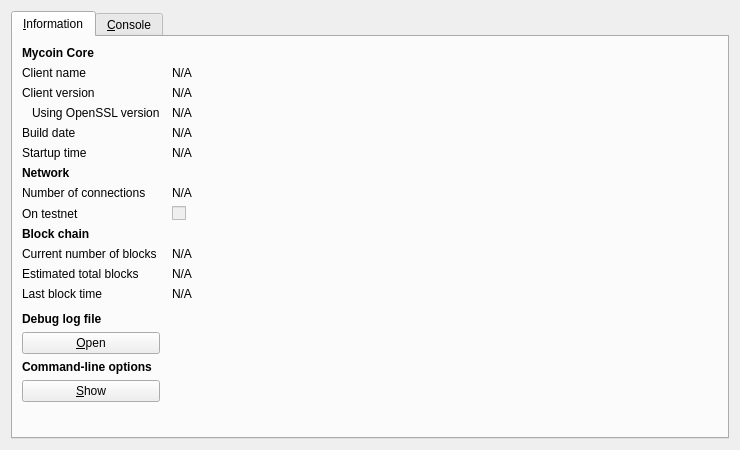
<?xml version="1.0" encoding="UTF-8"?>
<ui version="4.0">
 <class>RPCConsole</class>
 <widget class="QDialog" name="RPCConsole">
  <property name="geometry">
   <rect>
    <x>0</x>
    <y>0</y>
    <width>740</width>
    <height>450</height>
   </rect>
  </property>
  <property name="windowTitle">
   <string>Mycoin - Debug window</string>
  </property>
  <layout class="QVBoxLayout" name="verticalLayout_2">
   <item>
    <widget class="QTabWidget" name="tabWidget">
     <property name="currentIndex">
      <number>0</number>
     </property>
     <widget class="QWidget" name="tab_info">
      <attribute name="title">
       <string>&amp;Information</string>
      </attribute>
      <layout class="QGridLayout" name="gridLayout" columnstretch="0,1">
       <property name="horizontalSpacing">
        <number>12</number>
       </property>
       <item row="0" column="0">
        <widget class="QLabel" name="label_9">
         <property name="font">
          <font>
           <weight>75</weight>
           <bold>true</bold>
          </font>
         </property>
         <property name="text">
          <string>Mycoin Core</string>
         </property>
        </widget>
       </item>
       <item row="1" column="0">
        <widget class="QLabel" name="label_5">
         <property name="text">
          <string>Client name</string>
         </property>
        </widget>
       </item>
       <item row="1" column="1">
        <widget class="QLabel" name="clientName">
         <property name="cursor">
          <cursorShape>IBeamCursor</cursorShape>
         </property>
         <property name="text">
          <string>N/A</string>
         </property>
         <property name="textFormat">
          <enum>Qt::PlainText</enum>
         </property>
         <property name="textInteractionFlags">
          <set>Qt::LinksAccessibleByMouse|Qt::TextSelectableByKeyboard|Qt::TextSelectableByMouse</set>
         </property>
        </widget>
       </item>
       <item row="2" column="0">
        <widget class="QLabel" name="label_6">
         <property name="text">
          <string>Client version</string>
         </property>
        </widget>
       </item>
       <item row="2" column="1">
        <widget class="QLabel" name="clientVersion">
         <property name="cursor">
          <cursorShape>IBeamCursor</cursorShape>
         </property>
         <property name="text">
          <string>N/A</string>
         </property>
         <property name="textFormat">
          <enum>Qt::PlainText</enum>
         </property>
         <property name="textInteractionFlags">
          <set>Qt::LinksAccessibleByMouse|Qt::TextSelectableByKeyboard|Qt::TextSelectableByMouse</set>
         </property>
        </widget>
       </item>
       <item row="3" column="0">
        <widget class="QLabel" name="label_14">
         <property name="text">
          <string>Using OpenSSL version</string>
         </property>
         <property name="indent">
          <number>10</number>
         </property>
        </widget>
       </item>
       <item row="3" column="1">
        <widget class="QLabel" name="openSSLVersion">
         <property name="cursor">
          <cursorShape>IBeamCursor</cursorShape>
         </property>
         <property name="text">
          <string>N/A</string>
         </property>
         <property name="textFormat">
          <enum>Qt::PlainText</enum>
         </property>
         <property name="textInteractionFlags">
          <set>Qt::LinksAccessibleByMouse|Qt::TextSelectableByKeyboard|Qt::TextSelectableByMouse</set>
         </property>
        </widget>
       </item>
       <item row="4" column="0">
        <widget class="QLabel" name="label_12">
         <property name="text">
          <string>Build date</string>
         </property>
        </widget>
       </item>
       <item row="4" column="1">
        <widget class="QLabel" name="buildDate">
         <property name="cursor">
          <cursorShape>IBeamCursor</cursorShape>
         </property>
         <property name="text">
          <string>N/A</string>
         </property>
         <property name="textFormat">
          <enum>Qt::PlainText</enum>
         </property>
         <property name="textInteractionFlags">
          <set>Qt::LinksAccessibleByMouse|Qt::TextSelectableByKeyboard|Qt::TextSelectableByMouse</set>
         </property>
        </widget>
       </item>
       <item row="5" column="0">
        <widget class="QLabel" name="label_13">
         <property name="text">
          <string>Startup time</string>
         </property>
        </widget>
       </item>
       <item row="5" column="1">
        <widget class="QLabel" name="startupTime">
         <property name="cursor">
          <cursorShape>IBeamCursor</cursorShape>
         </property>
         <property name="text">
          <string>N/A</string>
         </property>
         <property name="textFormat">
          <enum>Qt::PlainText</enum>
         </property>
         <property name="textInteractionFlags">
          <set>Qt::LinksAccessibleByMouse|Qt::TextSelectableByKeyboard|Qt::TextSelectableByMouse</set>
         </property>
        </widget>
       </item>
       <item row="6" column="0">
        <widget class="QLabel" name="label_11">
         <property name="font">
          <font>
           <weight>75</weight>
           <bold>true</bold>
          </font>
         </property>
         <property name="text">
          <string>Network</string>
         </property>
        </widget>
       </item>
       <item row="7" column="0">
        <widget class="QLabel" name="label_7">
         <property name="text">
          <string>Number of connections</string>
         </property>
        </widget>
       </item>
       <item row="7" column="1">
        <widget class="QLabel" name="numberOfConnections">
         <property name="cursor">
          <cursorShape>IBeamCursor</cursorShape>
         </property>
         <property name="text">
          <string>N/A</string>
         </property>
         <property name="textFormat">
          <enum>Qt::PlainText</enum>
         </property>
         <property name="textInteractionFlags">
          <set>Qt::LinksAccessibleByMouse|Qt::TextSelectableByKeyboard|Qt::TextSelectableByMouse</set>
         </property>
        </widget>
       </item>
       <item row="8" column="0">
        <widget class="QLabel" name="label_8">
         <property name="text">
          <string>On testnet</string>
         </property>
        </widget>
       </item>
       <item row="8" column="1">
        <widget class="QCheckBox" name="isTestNet">
         <property name="enabled">
          <bool>false</bool>
         </property>
         <property name="text">
          <string/>
         </property>
        </widget>
       </item>
       <item row="9" column="0">
        <widget class="QLabel" name="label_10">
         <property name="font">
          <font>
           <weight>75</weight>
           <bold>true</bold>
          </font>
         </property>
         <property name="text">
          <string>Block chain</string>
         </property>
        </widget>
       </item>
       <item row="10" column="0">
        <widget class="QLabel" name="label_3">
         <property name="text">
          <string>Current number of blocks</string>
         </property>
        </widget>
       </item>
       <item row="10" column="1">
        <widget class="QLabel" name="numberOfBlocks">
         <property name="cursor">
          <cursorShape>IBeamCursor</cursorShape>
         </property>
         <property name="text">
          <string>N/A</string>
         </property>
         <property name="textFormat">
          <enum>Qt::PlainText</enum>
         </property>
         <property name="textInteractionFlags">
          <set>Qt::LinksAccessibleByMouse|Qt::TextSelectableByKeyboard|Qt::TextSelectableByMouse</set>
         </property>
        </widget>
       </item>
       <item row="11" column="0">
        <widget class="QLabel" name="label_4">
         <property name="text">
          <string>Estimated total blocks</string>
         </property>
        </widget>
       </item>
       <item row="11" column="1">
        <widget class="QLabel" name="totalBlocks">
         <property name="cursor">
          <cursorShape>IBeamCursor</cursorShape>
         </property>
         <property name="text">
          <string>N/A</string>
         </property>
         <property name="textFormat">
          <enum>Qt::PlainText</enum>
         </property>
         <property name="textInteractionFlags">
          <set>Qt::LinksAccessibleByMouse|Qt::TextSelectableByKeyboard|Qt::TextSelectableByMouse</set>
         </property>
        </widget>
       </item>
       <item row="12" column="0">
        <widget class="QLabel" name="label_2">
         <property name="text">
          <string>Last block time</string>
         </property>
        </widget>
       </item>
       <item row="12" column="1">
        <widget class="QLabel" name="lastBlockTime">
         <property name="cursor">
          <cursorShape>IBeamCursor</cursorShape>
         </property>
         <property name="text">
          <string>N/A</string>
         </property>
         <property name="textFormat">
          <enum>Qt::PlainText</enum>
         </property>
         <property name="textInteractionFlags">
          <set>Qt::LinksAccessibleByMouse|Qt::TextSelectableByKeyboard|Qt::TextSelectableByMouse</set>
         </property>
        </widget>
       </item>
       <item row="13" column="0">
        <spacer name="verticalSpacer_2">
         <property name="orientation">
          <enum>Qt::Vertical</enum>
         </property>
         <property name="sizeHint" stdset="0">
          <size>
           <width>20</width>
           <height>20</height>
          </size>
         </property>
        </spacer>
       </item>
       <item row="14" column="0">
        <widget class="QLabel" name="labelDebugLogfile">
         <property name="font">
          <font>
           <weight>75</weight>
           <bold>true</bold>
          </font>
         </property>
         <property name="text">
          <string>Debug log file</string>
         </property>
        </widget>
       </item>
       <item row="15" column="0">
        <widget class="QPushButton" name="openDebugLogfileButton">
         <property name="toolTip">
          <string>Open the Mycoin debug log file from the current data directory. This can take a few seconds for large log files.</string>
         </property>
         <property name="text">
          <string>&amp;Open</string>
         </property>
         <property name="autoDefault">
          <bool>false</bool>
         </property>
        </widget>
       </item>
       <item row="16" column="0">
        <widget class="QLabel" name="labelCLOptions">
         <property name="font">
          <font>
           <weight>75</weight>
           <bold>true</bold>
          </font>
         </property>
         <property name="text">
          <string>Command-line options</string>
         </property>
        </widget>
       </item>
       <item row="17" column="0">
        <widget class="QPushButton" name="showCLOptionsButton">
         <property name="toolTip">
          <string>Show the Mycoin-Qt help message to get a list with possible Mycoin command-line options.</string>
         </property>
         <property name="text">
          <string>&amp;Show</string>
         </property>
         <property name="autoDefault">
          <bool>false</bool>
         </property>
        </widget>
       </item>
       <item row="18" column="0">
        <spacer name="verticalSpacer">
         <property name="orientation">
          <enum>Qt::Vertical</enum>
         </property>
         <property name="sizeHint" stdset="0">
          <size>
           <width>20</width>
           <height>40</height>
          </size>
         </property>
        </spacer>
       </item>
      </layout>
     </widget>
     <widget class="QWidget" name="tab_console">
      <attribute name="title">
       <string>&amp;Console</string>
      </attribute>
      <layout class="QVBoxLayout" name="verticalLayout_3">
       <property name="spacing">
        <number>3</number>
       </property>
       <item>
        <widget class="QTextEdit" name="messagesWidget">
         <property name="minimumSize">
          <size>
           <width>0</width>
           <height>100</height>
          </size>
         </property>
         <property name="readOnly">
          <bool>true</bool>
         </property>
         <property name="tabKeyNavigation" stdset="0">
          <bool>false</bool>
         </property>
         <property name="columnCount" stdset="0">
          <number>2</number>
         </property>
        </widget>
       </item>
       <item>
        <layout class="QHBoxLayout" name="horizontalLayout">
         <property name="spacing">
          <number>3</number>
         </property>
         <item>
          <widget class="QLabel" name="label">
           <property name="text">
            <string notr="true">&gt;</string>
           </property>
          </widget>
         </item>
         <item>
          <widget class="QLineEdit" name="lineEdit"/>
         </item>
         <item>
          <widget class="QPushButton" name="clearButton">
           <property name="maximumSize">
            <size>
             <width>24</width>
             <height>24</height>
            </size>
           </property>
           <property name="toolTip">
            <string>Clear console</string>
           </property>
           <property name="text">
            <string/>
           </property>
           <property name="icon">
            <iconset resource="../bitcoin.qrc">
             <normaloff>:/icons/remove</normaloff>:/icons/remove</iconset>
           </property>
           <property name="shortcut">
            <string notr="true">Ctrl+L</string>
           </property>
           <property name="autoDefault">
            <bool>false</bool>
           </property>
          </widget>
         </item>
        </layout>
       </item>
      </layout>
     </widget>
    </widget>
   </item>
  </layout>
 </widget>
 <resources>
  <include location="../bitcoin.qrc"/>
 </resources>
 <connections/>
</ui>
